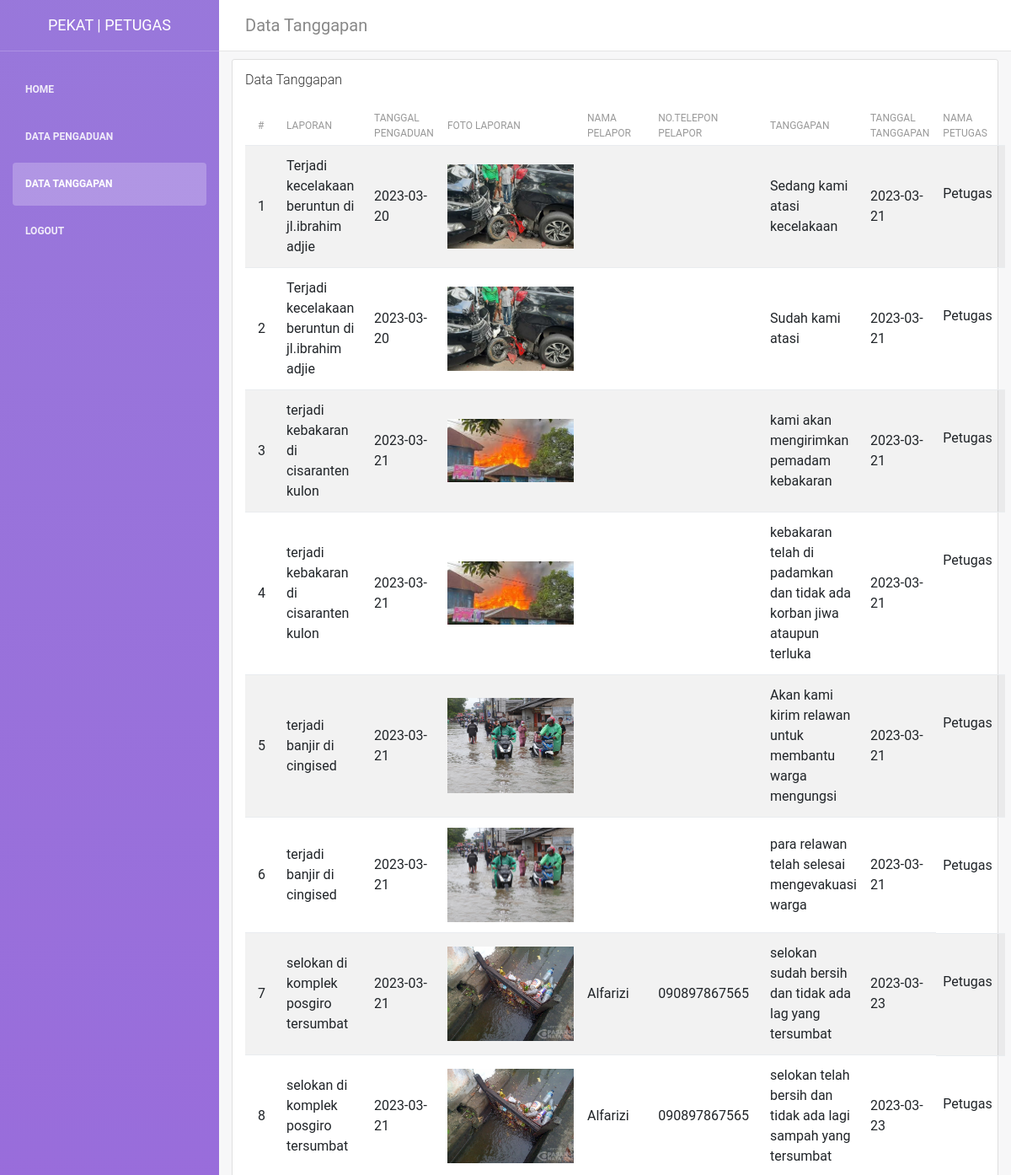
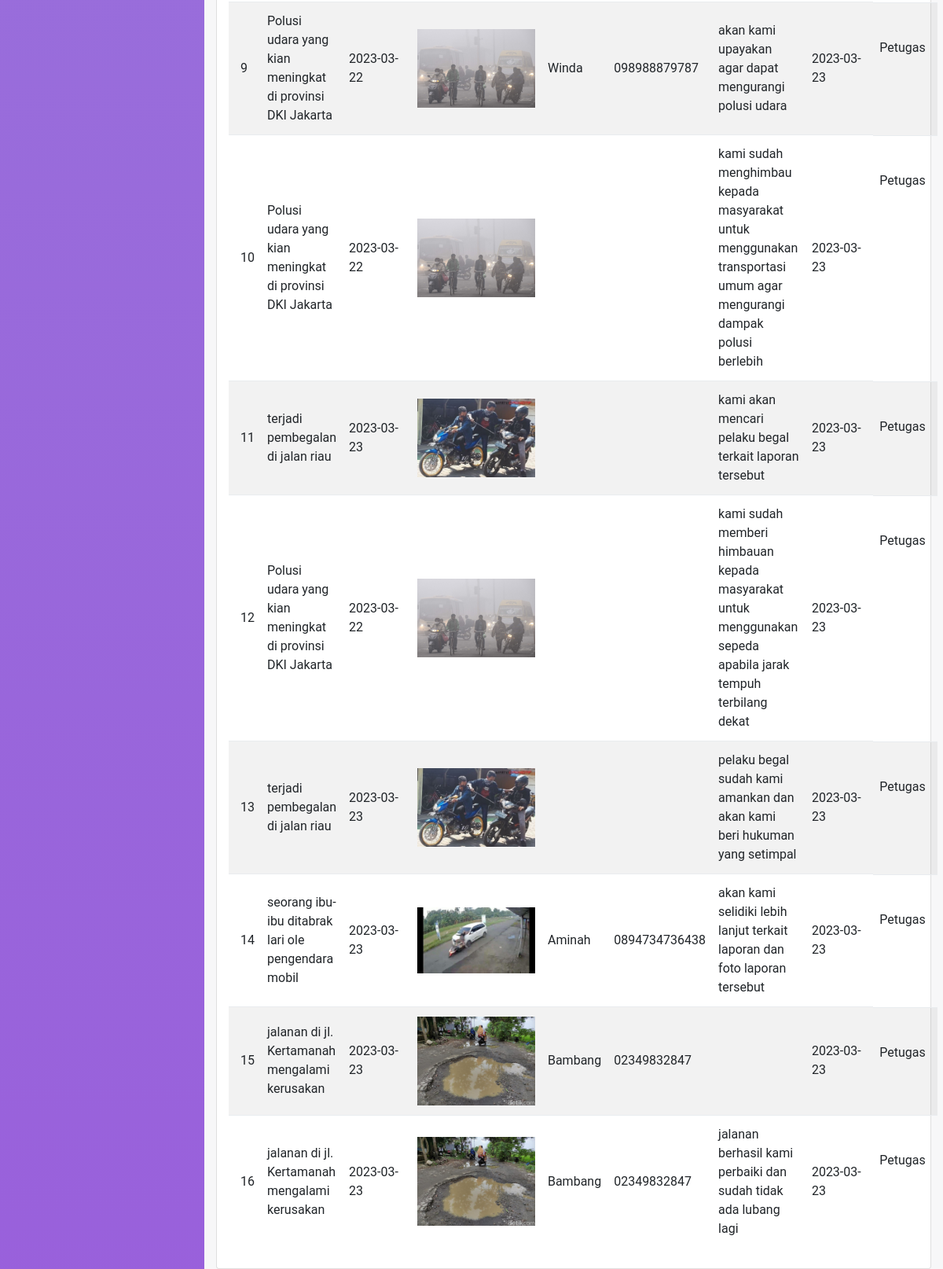
Page /petugas/data_tanggapanbaru.php (signed in) on the committed database (2 pictures, top to bottom).
### tables this page shows
CREATE TABLE `tanggapan` (
  `id_tanggapan` int(11) NOT NULL,
  `id_pengaduan` int(11) NOT NULL,
  `tgl_tanggapan` date NOT NULL,
  `tanggapan` text NOT NULL,
  `id_petugas` int(11) NOT NULL,
  `nik` char(16) NOT NULL
);

CREATE TABLE `pengaduan` (
  `id_pengaduan` int(11) NOT NULL,
  `tgl_pengaduan` date NOT NULL,
  `nik` char(16) NOT NULL,
  `isi_laporan` text NOT NULL,
  `foto` varchar(255) NOT NULL,
  `status` enum('0','proses','selesai') NOT NULL
);

CREATE TABLE `petugas` (
  `id_petugas` int(11) NOT NULL,
  `nama_petugas` varchar(35) NOT NULL,
  `username` varchar(25) NOT NULL,
  `password` varchar(32) NOT NULL,
  `telp` varchar(13) NOT NULL,
  `level` enum('admin','petugas') NOT NULL,
  `nik` char(16) NOT NULL
);

CREATE TABLE `masyarakat` (
  `nik` char(16) NOT NULL,
  `nama` varchar(35) NOT NULL,
  `username` varchar(25) NOT NULL,
  `password` varchar(32) NOT NULL,
  `tlpn` varchar(13) NOT NULL
);

### petugas/data_tanggapanbaru.php (the view, shortened to what this page needs)
 <!DOCTYPE html>
<html lang="en">
<head>
    <link rel="stylesheet" href="https://maxcdn.bootstrapcdn.com/font-awesome/latest/css/font-awesome.min.css" />
    <link rel="stylesheet" href="assets/plugins/fontawesome-free/css/all.min.css">
    <link href="../css/bootstrap.min.css" rel="stylesheet" />
    <link href="../css/light-bootstrap-dashboard.css?v=2.0.0 " rel="stylesheet" />
    <link href="../css/demo.css" rel="stylesheet" />
</head>
<body>
    <div class="wrapper">
        <div class="sidebar" data-image="img/sidebar-5.jpg">
            <div class="sidebar-wrapper">
                <div class="logo">
                    <a href="dashboard.php" class="simple-text">
                        PEKAT | PETUGAS
                    </a>
                </div>
                <ul class="nav">
                    <li>
                        <a class="nav-link" href="dashboard.php">
                            <p>Home</p>
                        </a>
                    </li>
                    <li>
                        <a class="nav-link" href="data_pengaduanbaru.php">
                            <p>Data Pengaduan</p>
                        </a>
                    </li>
                    <li class="nav-item active">
                        <a class="nav-link" href="data_tanggapanbaru.php">
                            <p>Data Tanggapan</p>
                        </a>
                    </li>
                    <li>
                        <a class="nav-link" href="../logout.php">
                            <p>Logout</p>
                        </a>
                    </li>
                </ul>
            </div>
        </div>
        <div class="main-panel">
            <nav class="navbar navbar-expand-lg " color-on-scroll="500">
                <div class="container-fluid">
                    <a class="navbar-brand" href="#pablo"> Data Tanggapan </a>
                </div>
            </nav>
    <div class="content-wrapper">
      <div class="content-header">
        <div class="container">
          <div class="row mb-2">
            <div class="col-sm-6">
            </div>
          </div>
        </div>
      </div>
      <div class="content">
        <div class="container">
          <div class="row">
            <div class="col-lg-12">
              <div class="card card-primary card-outline">
                <div class="card-header">
                  <h5 class="card-title m-0">Data Tanggapan</h5>
                </div>
                <div class="card-body">
                  <table class="table table-striped table-responsive">
                    <thead>
                      <tr>
                        <th style="width: 50px">#</th>
                        <th>Laporan</th>
                        <th>Tanggal Pengaduan</th>
                        <th>Foto Laporan</th>
                        <th>Nama Pelapor</th>
                        <th>No.Telepon Pelapor</th>
                        <th>Tanggapan</th>
                        <th>Tanggal Tanggapan</th>
                        <th>Nama Petugas</th>
                      </tr>
                    </thead>
                    <tbody>
                      <?php
                      $no = 1;
                      include "../koneksi.php";
                      $catatan    =mysqli_query($koneksi, "SELECT * FROM tanggapan INNER JOIN pengaduan ON tanggapan.id_pengaduan = pengaduan.id_pengaduan INNER JOIN masyarakat ON tanggapan.nik = masyarakat.nik INNER JOIN petugas ON tanggapan.id_petugas = petugas.id_petugas where level='petugas'");
                      while($d = mysqli_fetch_assoc($catatan)){
                        ?>
                        <tr>
                          <td><?php echo $no++; ?></td>
                          <td><?=$d['isi_laporan']?></td>
                          <td><?=$d['tgl_pengaduan']?></td>
                          <td class="text-center">
                            <img src="../upload/<?=$d['foto']?>" width="150">
                          </td>
                          <td><?=$d['nama']?></td>
                          <td><?=$d['tlpn']?></td>
                          <td><?=$d['tanggapan']?></td>
                          <td><?=$d['tgl_tanggapan']?></td>
                          <td style="padding-top: 45px;"><?=$d['nama_petugas']?></td>
                        </tr>
                        <?php
                      }
                      ?>
                    </tbody>
                  </table>
                </div>
              </div>
            </div>
          </div>
        </div>
      </div>
    </div>
  </div>
        </div>
</body>
</html>

### rows in the picture
tanggapan: id_pengaduan.isi_laporan "Terjadi kecelakaan beruntun di jl.ibrahim adjie", id_pengaduan.tgl_pengaduan "2023-03-20", id_pengaduan.foto (picture), tanggapan "Sedang kami atasi kecelakaan", tgl_tanggapan "2023-03-21", id_petugas.nama_petugas "Petugas"
tanggapan: id_pengaduan.isi_laporan "Terjadi kecelakaan beruntun di jl.ibrahim adjie", id_pengaduan.tgl_pengaduan "2023-03-20", id_pengaduan.foto (picture), tanggapan "Sudah kami atasi", tgl_tanggapan "2023-03-21", id_petugas.nama_petugas "Petugas"
tanggapan: id_pengaduan.isi_laporan "terjadi kebakaran di cisaranten kulon", id_pengaduan.tgl_pengaduan "2023-03-21", id_pengaduan.foto (picture), tanggapan "kami akan mengirimkan pemadam kebakaran", tgl_tanggapan "2023-03-21", id_petugas.nama_petugas "Petugas"
tanggapan: id_pengaduan.isi_laporan "terjadi kebakaran di cisaranten kulon", id_pengaduan.tgl_pengaduan "2023-03-21", id_pengaduan.foto (picture), tanggapan "kebakaran telah di padamkan dan tidak ada korban jiwa ataupun terluka", tgl_tanggapan "2023-03-21", id_petugas.nama_petugas "Petugas"
tanggapan: id_pengaduan.isi_laporan "terjadi banjir di cingised", id_pengaduan.tgl_pengaduan "2023-03-21", id_pengaduan.foto (picture), tanggapan "Akan kami kirim relawan untuk membantu warga mengungsi", tgl_tanggapan "2023-03-21", id_petugas.nama_petugas "Petugas"
tanggapan: id_pengaduan.isi_laporan "terjadi banjir di cingised", id_pengaduan.tgl_pengaduan "2023-03-21", id_pengaduan.foto (picture), tanggapan "para relawan telah selesai mengevakuasi warga", tgl_tanggapan "2023-03-21", id_petugas.nama_petugas "Petugas"
tanggapan: id_pengaduan.isi_laporan "selokan di komplek posgiro tersumbat", id_pengaduan.tgl_pengaduan "2023-03-21", id_pengaduan.foto (picture), nik.nama "Alfarizi", nik.tlpn "090897867565", tanggapan "selokan sudah bersih dan tidak ada lag yang tersumbat", tgl_tanggapan "2023-03-23", id_petugas.nama_petugas "Petugas"
tanggapan: id_pengaduan.isi_laporan "selokan di komplek posgiro tersumbat", id_pengaduan.tgl_pengaduan "2023-03-21", id_pengaduan.foto (picture), nik.nama "Alfarizi", nik.tlpn "090897867565", tanggapan "selokan telah bersih dan tidak ada lagi sampah yang tersumbat", tgl_tanggapan "2023-03-23", id_petugas.nama_petugas "Petugas"
tanggapan: id_pengaduan.isi_laporan "Polusi udara yang kian meningkat di provinsi DKI Jakarta", id_pengaduan.tgl_pengaduan "2023-03-22", id_pengaduan.foto (picture), nik.nama "Winda", nik.tlpn "098988879787", tanggapan "akan kami upayakan agar dapat mengurangi polusi udara", tgl_tanggapan "2023-03-23", id_petugas.nama_petugas "Petugas"
tanggapan: id_pengaduan.isi_laporan "Polusi udara yang kian meningkat di provinsi DKI Jakarta", id_pengaduan.tgl_pengaduan "2023-03-22", id_pengaduan.foto (picture), tanggapan "kami sudah menghimbau kepada masyarakat untuk menggunakan transportasi umum agar mengurangi dampak polusi berlebih", tgl_tanggapan "2023-03-23", id_petugas.nama_petugas "Petugas"
tanggapan: id_pengaduan.isi_laporan "terjadi pembegalan di jalan riau", id_pengaduan.tgl_pengaduan "2023-03-23", id_pengaduan.foto (picture), tanggapan "kami akan mencari pelaku begal terkait laporan tersebut", tgl_tanggapan "2023-03-23", id_petugas.nama_petugas "Petugas"
tanggapan: id_pengaduan.isi_laporan "Polusi udara yang kian meningkat di provinsi DKI Jakarta", id_pengaduan.tgl_pengaduan "2023-03-22", id_pengaduan.foto (picture), tanggapan "kami sudah memberi himbauan kepada masyarakat untuk menggunakan sepeda apabila jarak tempuh terbilang dekat", tgl_tanggapan "2023-03-23", id_petugas.nama_petugas "Petugas"
tanggapan: id_pengaduan.isi_laporan "terjadi pembegalan di jalan riau", id_pengaduan.tgl_pengaduan "2023-03-23", id_pengaduan.foto (picture), tanggapan "pelaku begal sudah kami amankan dan akan kami beri hukuman yang setimpal", tgl_tanggapan "2023-03-23", id_petugas.nama_petugas "Petugas"
tanggapan: id_pengaduan.isi_laporan "seorang ibu-ibu ditabrak lari ole pengendara mobil", id_pengaduan.tgl_pengaduan "2023-03-23", id_pengaduan.foto (picture), nik.nama "Aminah", nik.tlpn "0894734736438", tanggapan "akan kami selidiki lebih lanjut terkait laporan dan foto laporan tersebut", tgl_tanggapan "2023-03-23", id_petugas.nama_petugas "Petugas"
tanggapan: id_pengaduan.isi_laporan "jalanan di jl. Kertamanah mengalami kerusakan", id_pengaduan.tgl_pengaduan "2023-03-23", id_pengaduan.foto (picture), nik.nama "Bambang", nik.tlpn "02349832847", tgl_tanggapan "2023-03-23", id_petugas.nama_petugas "Petugas"
tanggapan: id_pengaduan.isi_laporan "jalanan di jl. Kertamanah mengalami kerusakan", id_pengaduan.tgl_pengaduan "2023-03-23", id_pengaduan.foto (picture), nik.nama "Bambang", nik.tlpn "02349832847", tanggapan "jalanan berhasil kami perbaiki dan sudah tidak ada lubang lagi", tgl_tanggapan "2023-03-23", id_petugas.nama_petugas "Petugas"
